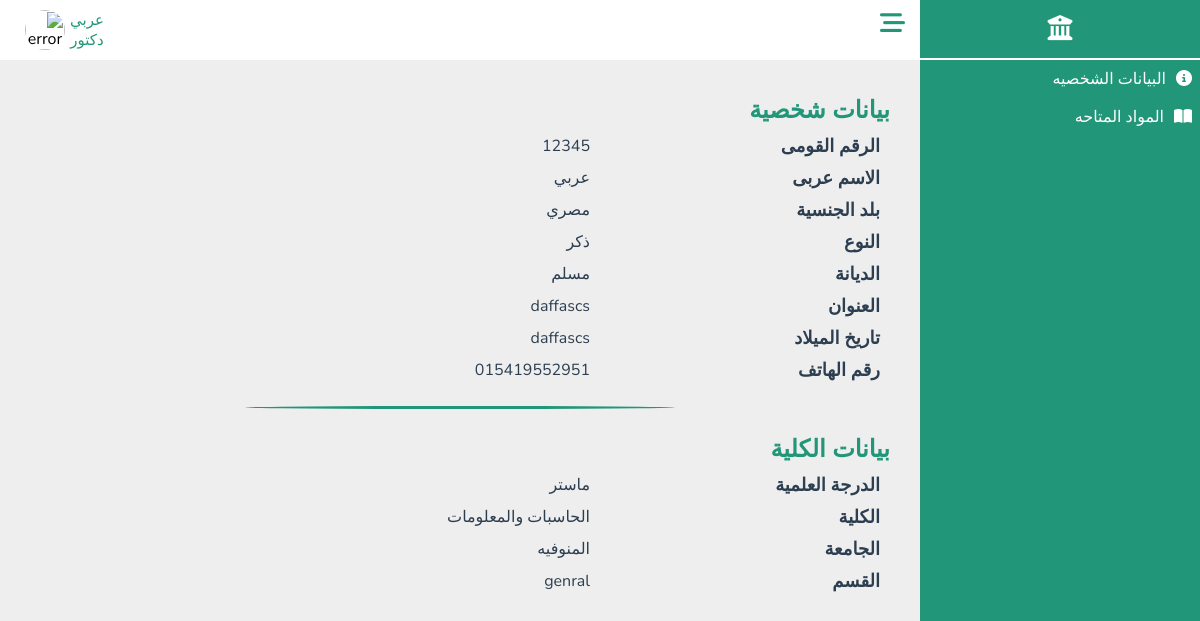
The page /Doctors/Doctor_info.php (signed in) on the database its author committed.
### tables this page shows
CREATE TABLE `doctor` (
  `Doctor_ID` bigint(30) NOT NULL,
  `Password` varchar(100) NOT NULL,
  `Image` varchar(100) NOT NULL DEFAULT 'profile.jpg',
  `Full_Name` varchar(100) DEFAULT NULL,
  `Job` varchar(100) NOT NULL DEFAULT 'دكتور',
  `Gender` varchar(100) DEFAULT NULL,
  `Nationality` varchar(100) DEFAULT 'مصري',
  `Religion` varchar(100) DEFAULT NULL,
  `Date_Birth` date DEFAULT NULL,
  `Address` varchar(100) DEFAULT NULL,
  `Phone_Number` varchar(30) DEFAULT NULL,
  `Degree` varchar(100) DEFAULT NULL,
  `University` varchar(100) DEFAULT 'المنوفيه',
  `Faculty` varchar(100) DEFAULT 'الحاسبات والمعلومات',
  `Department` varchar(100) DEFAULT NULL,
  `Email_Address` varchar(100) NOT NULL
);

### Doctors/Doctor_info.php (the view, shortened to what this page needs)
<?php
include_once("../DataBase/database.php");
if ($con) {
    $ID = $_SESSION['doctor_id'];
    $sql = $con->query("SELECT * FROM `doctor` WHERE Doctor_ID='$ID'");
    $data = $sql->fetch(PDO::FETCH_ASSOC);
}
?>
<html lang="en">
<head>
    <link rel="stylesheet" href="../CssCOmponent/all.min.css">
    <link rel="stylesheet" href="../CssComponent/Info.css">
    <link rel="stylesheet" href="../CssCOmponent/Dashboard.css">
</head>
<body>
    <?php include_once("../Components/Dashboard.php") ?>
    <section class="section">
        <?php include_once("../Components/NavBar.php"); ?>
        <div class="container ">
            <div class="personal_info">
                <h3>بيانات شخصية</h3>
                <ul>
                    <li>
                        <b>الرقم القومى</b>
                        <p id="Dr_ID"> <?php echo $data['Doctor_ID'] ?> </p>
                    </li>
                    <li>
                        <b>الاسم عربى</b>
                        <p id="Full_Name"><?php echo $data['Full_Name'] ?> </p>
                    </li>
                    <li>
                        <b>بلد الجنسية</b>
                        <p id="Nationality"><?php echo $data['Nationality'] ?></p>
                    </li>
                    <li>
                        <b>النوع</b>
                        <p id="Gender"><?php echo $data['Gender'] ?> </p>
                    </li>
                    <li>
                        <b>الديانة</b>
                        <p id="Religion"> <?php echo $data['Religion'] ?></p>
                    </li>
                    <li>
                        <b>العنوان</b>
                        <p id="Address"><?php echo $data['Address'] ?></p>
                    </li>
                    <li>
                        <b>تاريخ الميلاد</b>
                        <p id="Date_of_Birth"><?php echo $data['Address'] ?></p>
                    </li>
                    <li>
                        <b>رقم الهاتف</b>
                        <p id="Phone_Number"><?php echo $data['Phone_Number'] ?> </p>
                    </li>
                </ul>
            </div>
            <span class="line"></span>
            <div class="Faculty_info">
                <h3>بيانات الكلية</h3>
                <ul>
                    <li>
                        <b>الدرجة العلمية</b>
                        <p id="Degree"> <?php echo $data['Degree'] ?></p>
                    </li>
                    <li>
                        <b>الكلية</b>
                        <p id="Faculty"> <?php echo $data['Faculty'] ?></p>
                    </li>
                    <li>
                        <b>الجامعة</b>
                        <p id="University"><?php echo $data['University'] ?></p>
                    </li>
                    <li>
                        <b>القسم</b>
                        <p id="Department"><?php echo $data['Department'] ?></p>
                    </li>
                </ul>
            </div>
        </div>
    </section>
</body>
</html>

### Components/NavBar.php (shortened to what this page needs)
<?php
include_once("../DataBase/database.php");
if ($con) {
   if (isset($_SESSION['admin_id'])) {
      $admin_id = $_SESSION['admin_id'];
      $q = $con->query("SELECT * FROM `admin` WHERE Ad_ID='$admin_id'");
      $d = $q->fetch(PDO::FETCH_ASSOC);
      $imgPath = "../Admins/images/";
      $profile = "../Admins/Admin_Info.php";
   } elseif (isset($_SESSION['doctor_id'])) {
      $doctor_id = $_SESSION['doctor_id'];
      $q = $con->query("SELECT * FROM `doctor` WHERE Doctor_ID='$doctor_id'");
      $d = $q->fetch(PDO::FETCH_ASSOC);
      $imgPath = "../Doctors/images/";
   } elseif (isset($_SESSION['student_id'])) {
      $student_id = $_SESSION['student_id'];
      $q = $con->query("SELECT * FROM `student` WHERE St_ID='$student_id'");
      $d = $q->fetch(PDO::FETCH_ASSOC);
      $imgPath = "../Students/images/";
      $profile = "../Students/Student_info.php";
   }
   $full_name = $d['Full_Name'];
   $job = $d['Job'];
   $img = $imgPath . $d['Image'];
}
?>
<div class="nav-bar1">
    <div class="icon">
        <i class="fa-solid fa-bars-staggered"></i>
    </div>
    <div class="profile">
        <div class="user">
            <p class="username"><?php echo  $full_name ?></p>
            <p class="job"><?php echo $job ?></p>
        </div>
        <div class="img">
            <img src=<?php echo $img ?> alt="error" height="30px" width="30px">
        </div>
    </div>
</div>

### CssComponent/Info.css (style rules this page uses)
.container { width: 100%; padding: 30px; display: flex; flex-direction: column; }
.container h3 { line-height: 40px; color: var(--main-color); font-size: 24px; }
.container ul li { display: flex; color: var(--black-color); line-height: 32px; }
.container ul li b { padding-right: 10px; font-weight: 600; font-size: 18px; width: 300px; color: var(--light-blue); }
.container ul li p { font-weight: 400; font-size: 16px; width: 400px; }
.container .line { width: 50%; height: 3px; background: var(--main-color); display: block; border-radius: 50%; margin: 20px auto; }

### CssComponent/Dashboard.css (style rules this page uses)
:root { --main-color: #229678; --red-color: #e74c3c; --orangen-color: #f39c12; --white-color: #fff; --black-color: #2c3e50; --ligth-color: #888; --ligth-background: #eee; --main-border: 1pxsolid rgba(0, 0, 0, 0.2); --main-trantision: 0.2s linear; --linear: #229678; }
* { font-family: "Nunito", sans-serif; margin: 0; padding: 0; box-sizing: border-box; outline: none; border: none; text-decoration: none; direction: rtl !important; }
body { background-color: var(--ligth-background) !important; }
.nav-bar1 { height: 60px; width: 100%; background-color: white; display: flex; justify-content: space-between; z-index: 1000; text-align: center; position: sticky; top: 0; left: 0; }
.nav-bar1 .profile, .nav-bar1 .icon { height: 100%; padding: 10px 15px; }
.nav-bar1 .icon { line-height: 40px; font-size: 25px; cursor: pointer; }
.nav-bar1 .icon i { cursor: pointer; color: var(--main-color); }
.nav-bar1 .profile { display: inline-flex; margin-left: 10px; }
.nav-bar1 .profile .user { margin-left: 5px; }
.nav-bar1 .profile .user p { color: var(--main-color); margin: 0 !important; font-size: 15px; }
.img > img { height: 100%; width: 100%; border-radius: 50%; }
.section { padding-right: 280px; }

### rows shown on the page
doctor: Full_Name "عربي", Job "دكتور", Doctor_ID "12345", Nationality "مصري", Gender "ذكر", Religion "مسلم", Address "daffascs", Phone_Number "015419552951", Degree "ماستر", Faculty "الحاسبات والمعلومات", University "المنوفيه", Department "genral"
